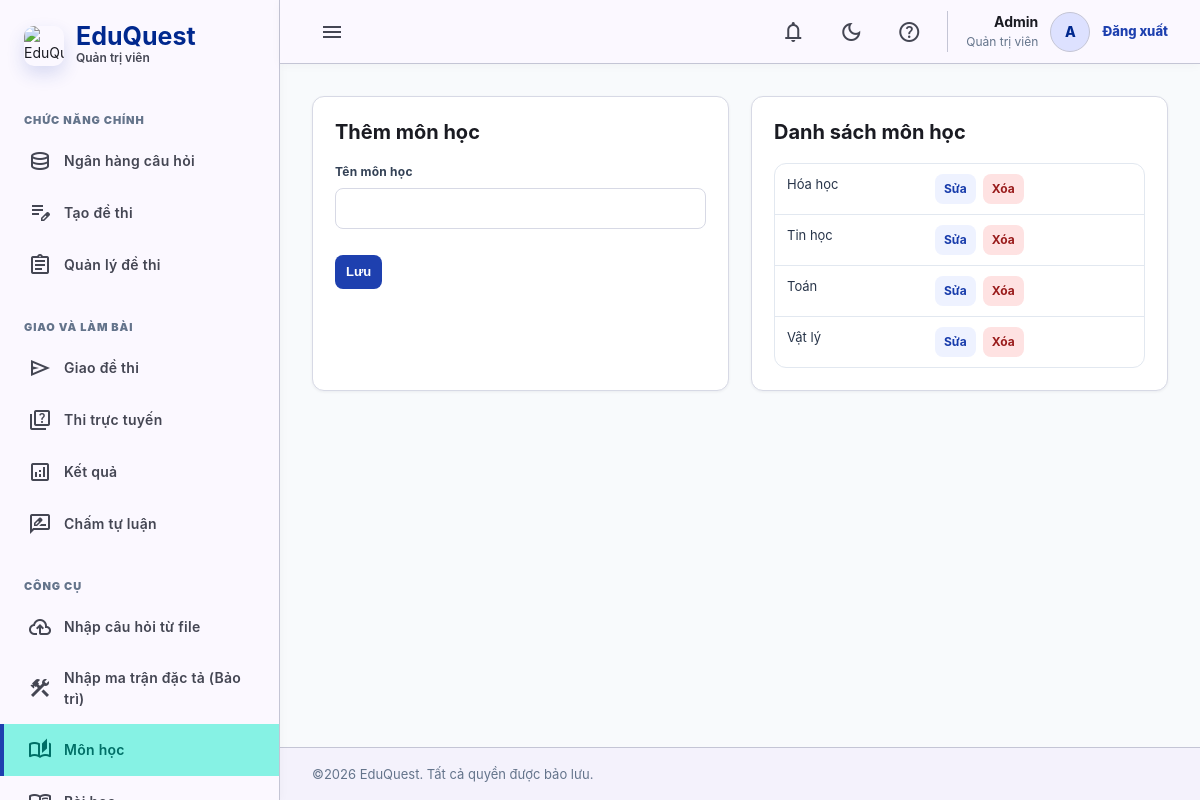
/subjects.php (signed in), run on the app's committed database.
### tables this page shows
CREATE TABLE IF NOT EXISTS subjects (
  id INT AUTO_INCREMENT PRIMARY KEY,
  name VARCHAR(160) NOT NULL,
  created_at TIMESTAMP DEFAULT CURRENT_TIMESTAMP
);

### includes/functions.php (called while the page is built, shortened)
<?php
require_once __DIR__ . '/../config/database.php';
function e($value): string { return htmlspecialchars((string)$value, ENT_QUOTES, 'UTF-8'); }
function fetch_subjects(): array { return db()->query('SELECT * FROM subjects ORDER BY name')->fetchAll(); }

### config/database.php (called while the page is built, shortened)
<?php
function db(): PDO {
    static $pdo = null;
    if ($pdo) return $pdo;
    $dsn = 'mysql:host=' . DB_HOST . ';dbname=' . DB_NAME . ';charset=' . DB_CHARSET;
    $pdo = new PDO($dsn, DB_USER, DB_PASS, [
        PDO::ATTR_ERRMODE => PDO::ERRMODE_EXCEPTION,
        PDO::ATTR_DEFAULT_FETCH_MODE => PDO::FETCH_ASSOC,
        PDO::ATTR_EMULATE_PREPARES => false,
        PDO::MYSQL_ATTR_INIT_COMMAND => 'SET NAMES utf8mb4',
    ]);
    return $pdo;
}

### subjects.php (the view, shortened to what this page needs)
<?php require_once __DIR__.'/includes/functions.php'; require_role(['admin','teacher']); $page_title='Môn học';
$edit=null;if(isset($_GET['edit'])){$st=db()->prepare('SELECT * FROM subjects WHERE id=?');$st->execute([(int)$_GET['edit']]);$edit=$st->fetch();}
$rows=fetch_subjects(); include __DIR__.'/includes/header.php'; ?>
<div class="grid grid-2"><div class="card"><h2><?= $edit?'Sửa':'Thêm' ?> môn học</h2><form method="post"><input type="hidden" name="id" value="<?= e($edit['id']??0) ?>"><label>Tên môn học</label><input name="name" required value="<?= e($edit['name']??'') ?>"><br><br><button class="btn primary">Lưu</button></form></div><div class="card"><h2>Danh sách môn học</h2><table class="table"><?php foreach($rows as $r): ?><tr><td><?= e($r['name']) ?></td><td class="actions"><a class="btn ghost" href="?edit=<?= $r['id'] ?>">Sửa</a><a class="btn danger" data-confirm="Xóa môn sẽ xóa bài và câu hỏi liên quan?" href="?delete=<?= $r['id'] ?>">Xóa</a></td></tr><?php endforeach; ?></table></div></div>
<?php include __DIR__.'/includes/footer.php'; ?>

### assets/css/style.css (style rules this page uses)
* { box-sizing:border-box }
body { margin:0;font-family:Inter,Arial,sans-serif;background:var(--bg);color:var(--text) }
a { color:inherit;text-decoration:none }
.grid { display:grid;gap:24px }
.grid-2 { grid-template-columns:repeat(2,minmax(0,1fr)) }
.card { background:#fff;border:1px solid var(--line);border-radius:16px;padding:24px;box-shadow:0 1px 3px rgba(0,0,0,.08) }
.btn { display:inline-flex;align-items:center;gap:8px;border:0;border-radius:10px;padding:10px 14px;font-weight:700;cursor:pointer;background:#e2e8f0 }
.btn.primary { background:var(--primary);color:#fff }
.btn.danger { background:var(--danger);color:#fff }
.btn.ghost { background:#eef2ff;color:var(--primary) }
.actions { display:flex;gap:8px;flex-wrap:wrap }
input,select,textarea { width:100%;padding:10px 12px;border:1px solid var(--line);border-radius:10px;background:#fff;font:inherit }
label { font-weight:700;font-size:13px;display:block;margin-bottom:6px }
.table { width:100%;border-collapse:collapse;background:#fff }
.table th,.table td { padding:12px;border-bottom:1px solid var(--line);vertical-align:top }
body { background:#fbf8ff }
:root { --radius-sm:8px;--radius-md:10px;--radius-lg:12px;--shadow-sm:0 1px 3px rgba(15,23,42,.06);--shadow-md:0 10px 26px rgba(15,23,42,.08) }
body { font-size:14px;line-height:1.55 }
h1,h2,h3 { letter-spacing:0;color:#1a1b22 }
h2 { font-size:20px;line-height:1.3;margin:0 0 18px }
.grid { gap:20px }
.grid-2 { gap:22px }
.card,.dash-card { border-radius:var(--radius-lg);padding:22px;border-color:#d7d9e5;box-shadow:var(--shadow-sm) }
.card + .card { margin-top:22px }
.grid>.card + .card,.grid>.dash-card + .dash-card,.stats-grid>.dash-card + .dash-card,.admin-shortcuts>.dash-card + .dash-card { margin-top:0 }
.card h2:first-child { display:flex;align-items:center;justify-content:space-between;gap:12px }
.btn { min-height:34px;border-radius:var(--radius-sm);padding:7px 11px;font-size:13px;line-height:1.2;font-weight:700;box-shadow:none;transition:background .18s ease,color .18s ease,box-shadow .18s ease,transform .18s ease;white-space:nowrap }
.btn.primary { background:#1e40af }
.btn.ghost { background:#eef2ff;color:#173bab }
.btn.danger { background:#fee2e2;color:#991b1b }
.actions { gap:7px;align-items:center }
input,select,textarea { min-height:40px;border-radius:var(--radius-sm);border-color:#d7d9e5;background:#fff;padding:9px 11px;font-size:14px;transition:border-color .18s ease,box-shadow .18s ease,background .18s ease }
label { font-size:12px;letter-spacing:.02em;color:#334155;margin-bottom:6px }
form>.btn,form>button.btn { margin-top:4px }
.table { border-collapse:separate;border-spacing:0;border:1px solid #e2e8f0;border-radius:var(--radius-lg);overflow:hidden }
.table th,.table td { padding:10px 12px }
.table td { font-size:13px;color:#273449 }
.table tr:last-child td { border-bottom:0 }
.table .actions { justify-content:flex-start }
.table .btn { min-height:30px;padding:6px 9px;font-size:12px }

### data on the page
subjects: name "Hóa học"
subjects: name "Tin học"
subjects: name "Toán"
subjects: name "Vật lý"

### other printed values
$roleNames[$user['role']] "Quản trị viên"
$section['label'] "CHỨC NĂNG CHÍNH"
$item[2] "Ngân hàng câu hỏi"
$item[2] "Tạo đề thi"
$item[2] "Quản lý đề thi"
$section['label'] "GIAO VÀ LÀM BÀI"
$item[2] "Giao đề thi"
$item[2] "Thi trực tuyến"
$item[2] "Kết quả"
$item[2] "Chấm tự luận"
$section['label'] "CÔNG CỤ"
$item[2] "Nhập câu hỏi từ file"
$item[2] "Nhập ma trận đặc tả (Bảo trì)"
$item[2] "Môn học"
$user['name'] "Admin"
